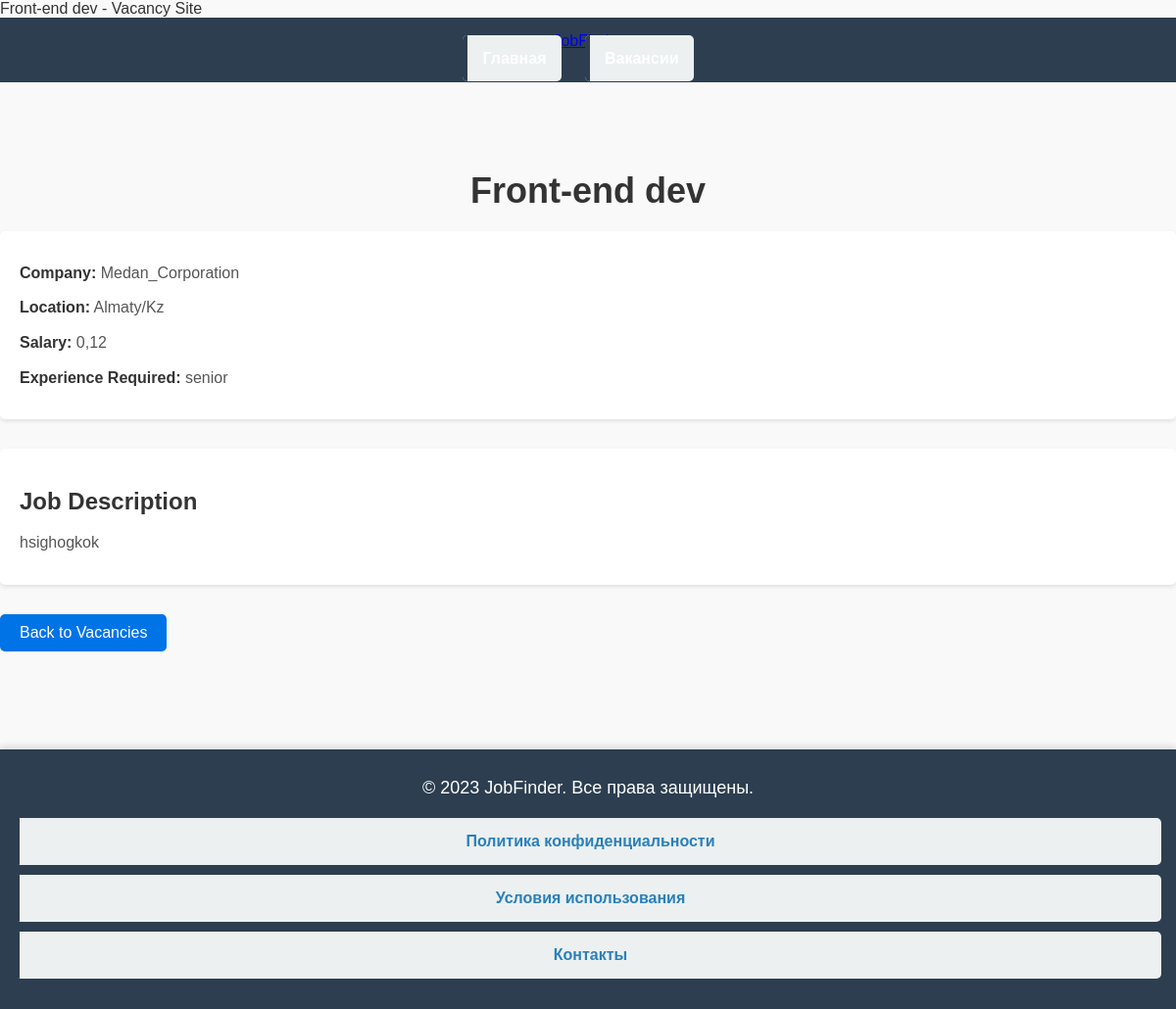
/vacancy/1/, run on the app's committed database.
### vacancies/models.py (models this page shows)
class Vacancy(models.Model):
    title = models.CharField(max_length=255)
    company = models.CharField(max_length=255)
    location = models.CharField(max_length=255)
    salary = models.DecimalField(max_digits=10, decimal_places=2, null=True, blank=True)
    description = models.TextField()
    experience = models.CharField(
    max_length=50,
    choices=[
        ('entry', 'Entry Level'),
        ('mid', 'Mid Level'),
        ('senior', 'Senior Level')
    ],
    default='entry'  # ✅ Add this default value
)
    category = models.ForeignKey(Category, on_delete=models.CASCADE)  # Correct reference

### vacancies/views.py (the view)
# urls.py: path('vacancy/<int:pk>/', views.vacancy_detail, name='vacancy_detail'),
def vacancy_detail(request, pk):
    vacancy = get_object_or_404(Vacancy, pk=pk)
    return render(request, 'vacancy_detail.html', {'vacancy': vacancy})

### vacancies/templates/vacancy_detail.html (shortened to what this page needs)
{% load static %}
<!DOCTYPE html>
<html lang="en">
<head>
    <link rel="stylesheet" href="{% static 'styles/styles.css' %}" />
</head>
<body>
    {% block title %}{{ vacancy.title }} - Vacancy Site{% endblock %}
    {% block content %}
    <header class="header">
        <div class="container">
            <div class="logo">
                <a href="#">JobFinder</a>
            </div>
            <nav class="nav">
                <ul>
                    <li><a href="{% url 'home' %}">Главная</a></li>
                    <li><a href="{% url 'post_list' %}">Вакансии</a></li>
                </ul>
            </nav>
        </div>
    </header>
    <section class="vacancy-detail">
        <div class="container">
            <h1>{{ vacancy.title }}</h1>
            <div class="vacancy-info">
                <p><strong>Company:</strong> {{ vacancy.company }}</p>
                <p><strong>Location:</strong> {{ vacancy.location }}</p>
                <p><strong>Salary:</strong> {{ vacancy.salary }}</p>
                <p><strong>Experience Required:</strong> {{ vacancy.experience }}</p>
            </div>
            <div class="job-description">
                <h2>Job Description</h2>
                <p>{{ vacancy.description }}</p>
            </div>
            <a href="{% url 'post_list' %}" class="btn-back">Back to Vacancies</a>
        </div>
    </section>
    <footer class="footer">
        <div class="container">
            <p>&copy; 2023 JobFinder. Все права защищены.</p>
            <ul>
                <li><a href="#">Политика конфиденциальности</a></li>
                <li><a href="#">Условия использования</a></li>
                <li><a href="#">Контакты</a></li>
            </ul>
        </div>
    </footer>
    {% endblock %}
</body>
</html>

### vacancies/static/styles/styles.css (style rules this page uses)
body { font-family: 'Arial', sans-serif; margin: 0; padding: 0; background-color: #f9f9f9; color: #333; }
header { background-color: #2C3E50; color: white; padding: 15px 0; text-align: center; box-shadow: 0px 4px 6px rgba(0, 0, 0, 0.1); }
nav ul { list-style: none; padding: 0; margin: 0; }
nav ul li { display: inline; margin-right: 20px; }
nav ul li a { color: white; text-decoration: none; font-weight: bold; transition: color 0.3s; }
h1 { color: #2C3E50; text-align: center; font-size: 28px; margin-bottom: 20px; }
ul { padding: 0; list-style-type: none; }
ul li { background: #ecf0f1; padding: 15px; margin: 10px 0; border-radius: 5px; border-left: 5px solid #2C3E50; transition: transform 0.2s, background 0.3s; }
ul li a { text-decoration: none; color: #2980b9; font-weight: bold; transition: color 0.3s; }
p { font-size: 18px; line-height: 1.6; margin: 10px 0; }
strong { color: #2C3E50; }
footer { text-align: center; padding: 15px; background-color: #2C3E50; color: white; margin-top: 40px; box-shadow: 0px -4px 6px rgba(0, 0, 0, 0.1); }
.vacancy-detail { padding: 60px 0; background: #f9f9f9; }
.vacancy-detail h1 { font-size: 36px; margin-bottom: 20px; color: #333; }
.vacancy-info { background: #fff; padding: 20px; border-radius: 5px; box-shadow: 0 2px 4px rgba(0, 0, 0, 0.1); margin-bottom: 30px; }
.vacancy-info p { font-size: 16px; color: #555; margin-bottom: 10px; }
.vacancy-info p strong { color: #333; }
.job-description { background: #fff; padding: 20px; border-radius: 5px; box-shadow: 0 2px 4px rgba(0, 0, 0, 0.1); margin-bottom: 30px; }
.job-description h2 { font-size: 24px; margin-bottom: 15px; color: #333; }
.job-description p { font-size: 16px; color: #555; line-height: 1.6; }
.btn-back { display: inline-block; padding: 10px 20px; background: #0073e6; color: #fff; border-radius: 5px; text-align: center; font-size: 16px; font-weight: 500; text-decoration: none; transition: background 0.3s ease; }

### data on the page
Vacancy: title "Front-end dev", company "Medan_Corporation", location "Almaty/Kz", salary "0,12", experience "senior", description "hsighogkok"
